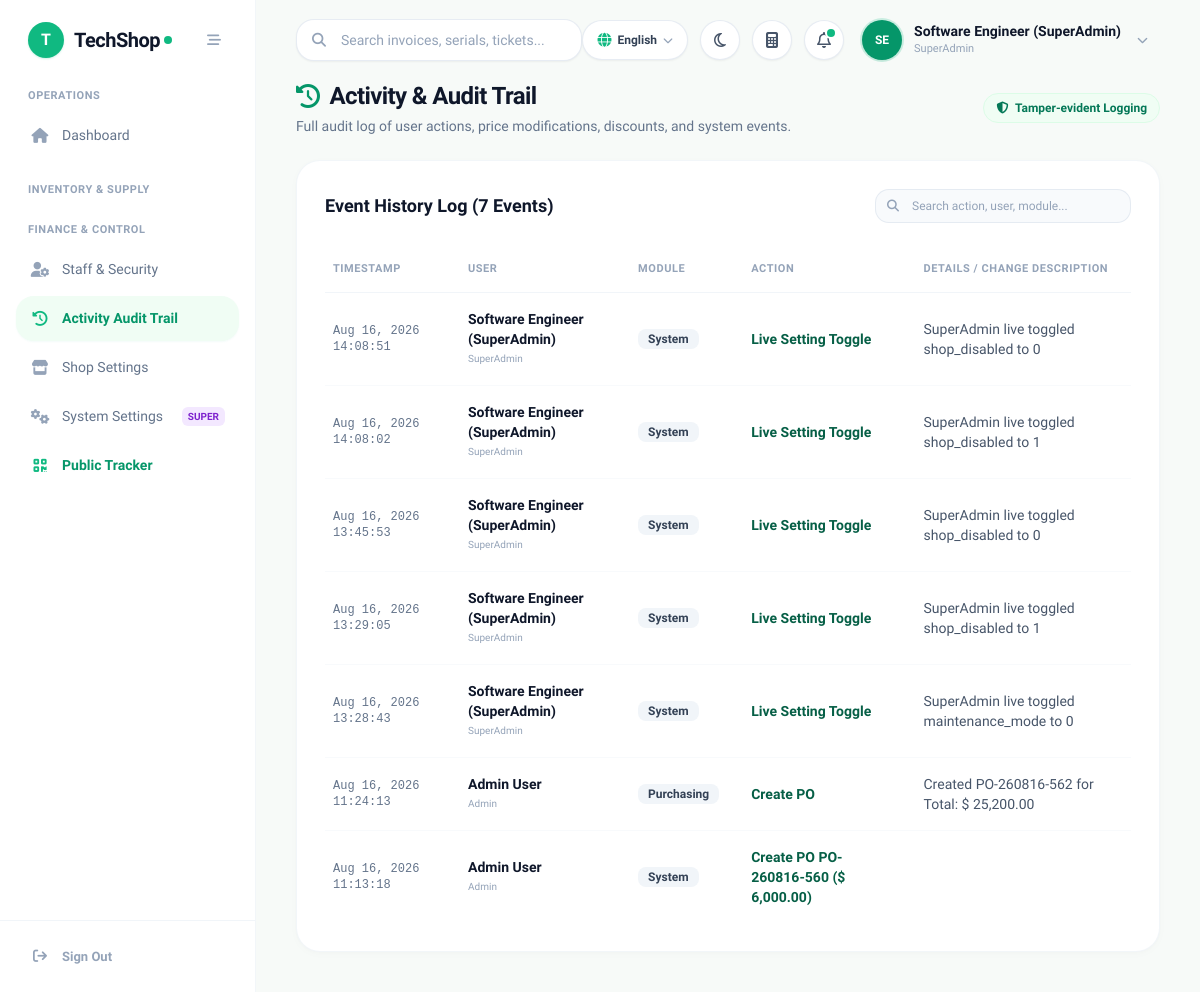
Screenshot of /pages/audit_log.php (signed in) with the database file from the repository.
### tables this page shows
CREATE TABLE `settings` (
  `setting_key` varchar(50) NOT NULL,
  `setting_value` text,
  `created_at` timestamp NULL DEFAULT CURRENT_TIMESTAMP,
  `updated_at` timestamp NULL DEFAULT CURRENT_TIMESTAMP ON UPDATE CURRENT_TIMESTAMP
);

CREATE TABLE `activity_logs` (
  `id` bigint UNSIGNED NOT NULL,
  `user_id` bigint UNSIGNED DEFAULT NULL,
  `action` varchar(255) NOT NULL,
  `table_name` varchar(100) DEFAULT NULL,
  `record_id` bigint UNSIGNED DEFAULT NULL,
  `timestamp` timestamp NOT NULL DEFAULT CURRENT_TIMESTAMP,
  `module` varchar(100) DEFAULT NULL,
  `details` text
);

CREATE TABLE `users` (
  `id` bigint UNSIGNED NOT NULL,
  `name` varchar(255) NOT NULL,
  `email` varchar(255) NOT NULL,
  `password` varchar(255) NOT NULL,
  `role` varchar(50) NOT NULL DEFAULT 'Cashier',
  `status` tinyint(1) NOT NULL DEFAULT '1',
  `created_at` timestamp NULL DEFAULT CURRENT_TIMESTAMP,
  `updated_at` timestamp NULL DEFAULT CURRENT_TIMESTAMP ON UPDATE CURRENT_TIMESTAMP
);

### pages/audit_log.php (the view, shortened to what the rows shown need)
<?php
require_once '../includes/db.php';
require_once '../includes/header.php';
$logs = [];
if ($pdo) {
    try {
        $pdo->exec("ALTER TABLE `activity_logs` ADD COLUMN IF NOT EXISTS `module` varchar(100) DEFAULT 'System'");
        $pdo->exec("ALTER TABLE `activity_logs` ADD COLUMN IF NOT EXISTS `details` text DEFAULT NULL");
        $stmt = $pdo->query("
            SELECT al.*, u.name as user_name, u.role as user_role
            FROM activity_logs al
            LEFT JOIN users u ON al.user_id = u.id
            ORDER BY al.id DESC
            LIMIT 100
        ");
        $logs = $stmt->fetchAll();
    } catch (Exception $e) {}
}
?>
<div class="space-y-6 max-w-7xl mx-auto">
    <div class="flex flex-col sm:flex-row sm:items-center justify-between gap-4">
        <div>
            <h1 class="text-2xl font-bold text-slate-900 tracking-tight flex items-center gap-2.5">
                <i class="fa-solid fa-clock-rotate-left text-emerald-600"></i>
                <span>Activity & Audit Trail</span>
            </h1>
        </div>
    </div>
    <div class="bg-white rounded-3xl shadow-card border border-slate-100/90 p-6 sm:p-7 overflow-hidden">
        <div class="flex flex-col sm:flex-row sm:items-center justify-between gap-4 mb-6">
            <h2 class="text-lg font-bold text-slate-900">Event History Log (<?php echo count($logs); ?> Events)</h2>
        </div>
        <div class="overflow-x-auto -mx-6 sm:-mx-7 px-6 sm:px-7">
            <table class="w-full text-left border-collapse" id="logsTable">
                <thead>
                    <tr class="border-b border-slate-100 text-[11px] font-bold text-slate-400 uppercase tracking-wider">
                        <th class="py-3.5 pr-4 pl-2">Timestamp</th>
                        <th class="py-3.5 px-4">User</th>
                        <th class="py-3.5 px-4">Module</th>
                        <th class="py-3.5 px-4">Action</th>
                        <th class="py-3.5 pl-4 pr-2">Details / Change Description</th>
                    </tr>
                </thead>
                <tbody class="divide-y divide-slate-50 text-xs sm:text-sm text-slate-700">
                    <?php foreach ($logs as $l): ?>
                    <tr class="hover:bg-slate-50/60 transition-colors group">
                        <td class="py-4 pr-4 pl-2 font-mono text-slate-500 text-xs shrink-0">
                            <?php echo date('M j, Y H:i:s', strtotime($l['timestamp'])); ?>
                        </td>
                        <td class="py-4 px-4 font-bold text-slate-900">
                            <span class="block"><?php echo htmlspecialchars($l['user_name'] ?? 'System'); ?></span>
                            <span class="block text-[10px] text-slate-400 font-normal"><?php echo htmlspecialchars($l['user_role'] ?? 'Bot'); ?></span>
                        </td>
                        <td class="py-4 px-4">
                            <span class="inline-block text-xs font-semibold px-2.5 py-0.5 rounded-lg bg-slate-100 text-slate-700">
                                <?php echo htmlspecialchars($l['module'] ?? 'System'); ?>
                            </span>
                        </td>
                        <td class="py-4 px-4 font-bold text-emerald-800">
                            <?php echo htmlspecialchars($l['action']); ?>
                        </td>
                        <td class="py-4 pl-4 pr-2 text-slate-600">
                            <?php echo htmlspecialchars($l['details'] ?? ''); ?>
                        </td>
                    </tr>
                    <?php endforeach; ?>
                </tbody>
            </table>
        </div>
    </div>
</div>
<?php require_once '../includes/footer.php'; ?>

### includes/header.php (shortened to what the rows shown need)
<?php
require_once __DIR__ . '/lang.php';
$user = $_SESSION['user'];
$role = $user['role'] ?? 'Cashier';
        ?>
        <?php
function isActive($page) {
    $current = basename($_SERVER['PHP_SELF']);
    if ($current === $page || strpos($_SERVER['REQUEST_URI'], $page) !== false) {
        return 'bg-emerald-50 text-emerald-600 font-semibold shadow-sm shadow-emerald-500/5';
    }
    return 'text-slate-500 hover:text-slate-900 hover:bg-slate-50/80 font-medium';
}
function getIconColor($page) {
    $current = basename($_SERVER['PHP_SELF']);
    if ($current === $page || strpos($_SERVER['REQUEST_URI'], $page) !== false) {
        return 'text-emerald-500';
    }
    return 'text-slate-400 group-hover:text-slate-600';
}
$sys_name = 'TechShop';
$sys_logo = '';
if (isset($pdo) && $pdo) {
    try {
        $stmt_h = $pdo->query("SELECT setting_key, setting_value FROM settings WHERE setting_key IN ('system_name', 'shop_logo', 'currency_symbol', 'shop_currency', 'supported_currencies_json')");
        while ($row = $stmt_h->fetch()) {
            if ($row['setting_key'] === 'system_name' && !empty($row['setting_value'])) $sys_name = $row['setting_value'];
        }
    } catch (\Exception $e) {}
}
?>
<!DOCTYPE html>
<html lang="en" class="h-full">
<head>
    <script src="https://cdn.tailwindcss.com"></script>
    <link rel="stylesheet" href="https://cdnjs.cloudflare.com/ajax/libs/font-awesome/6.5.1/css/all.min.css">
</head>
<body class="bg-[#F7FAF8] text-slate-800 font-sans flex h-screen overflow-hidden antialiased">
    <aside id="mainSidebar" class="w-64 bg-white border-r border-slate-100/90 flex flex-col fixed md:static inset-y-0 left-0 z-50 transform -translate-x-full md:translate-x-0 transition-transform duration-200 ease-in-out">
        <div class="h-20 flex items-center justify-between px-7">
            <a href="dashboard.php" class="flex items-center gap-2.5 group">
                <?php if ($sys_logo): ?>
                    <img src="../uploads/logo/<?php echo htmlspecialchars($sys_logo); ?>" alt="Logo" class="h-9 w-9 object-contain rounded-xl">
                <?php else: ?>
                    <div class="w-9 h-9 rounded-2xl bg-emerald-500 text-white flex items-center justify-center font-black text-base shadow-sm shadow-emerald-500/20">
                        <?php echo strtoupper(substr($sys_name, 0, 1)); ?>
                    </div>
                <?php endif; ?>
                <div class="flex items-center tracking-tight">
                    <span class="text-xl font-bold text-slate-900 tracking-tight"><?php echo htmlspecialchars($sys_name); ?></span>
                    <span class="w-2 h-2 rounded-full bg-emerald-500 ml-1 inline-block"></span>
                </div>
            </a>
        </div>
        <nav class="flex-1 overflow-y-auto px-4 py-2 space-y-6">
            <div>
                <p class="text-[11px] font-bold uppercase tracking-wider text-slate-400 px-3 mb-2"><?php echo __('nav_operations'); ?></p>
                <div class="space-y-1">
                    <a href="dashboard.php" class="sidebar-item flex items-center px-3.5 py-3 rounded-2xl group <?php echo isActive('dashboard.php'); ?>">
                        <i class="fa-solid fa-house w-5 text-center text-[15px] <?php echo getIconColor('dashboard.php'); ?>"></i>
                        <span class="ml-3 text-[14px]"><?php echo __('nav_dashboard'); ?></span>
                    </a>
                </div>
            </div>
            <div>
                <p class="text-[11px] font-bold uppercase tracking-wider text-slate-400 px-3 mb-2"><?php echo __('nav_inventory_supply'); ?></p>
            </div>
            <div>
                <p class="text-[11px] font-bold uppercase tracking-wider text-slate-400 px-3 mb-2"><?php echo __('nav_finance_control'); ?></p>
                <div class="space-y-1">
                    <?php if (in_array($role, ['Admin', 'Manager', 'SuperAdmin'])): ?>
                    <a href="users.php" class="sidebar-item flex items-center px-3.5 py-3 rounded-2xl group <?php echo isActive('users.php'); ?>">
                        <i class="fa-solid fa-user-gear w-5 text-center text-[15px] <?php echo getIconColor('users.php'); ?>"></i>
                        <span class="ml-3 text-[14px]"><?php echo __('nav_staff'); ?></span>
                    </a>
                    <a href="audit_log.php" class="sidebar-item flex items-center px-3.5 py-3 rounded-2xl group <?php echo isActive('audit_log.php'); ?>">
                        <i class="fa-solid fa-clock-rotate-left w-5 text-center text-[15px] <?php echo getIconColor('audit_log.php'); ?>"></i>
                        <span class="ml-3 text-[14px]"><?php echo __('nav_audit'); ?></span>
                    </a>
                    <?php endif; ?>
                    <?php if (in_array($role, ['Admin', 'SuperAdmin'])): ?>
                    <a href="shop_settings.php" class="sidebar-item flex items-center px-3.5 py-3 rounded-2xl group <?php echo isActive('shop_settings.php'); ?>">
                        <i class="fa-solid fa-store w-5 text-center text-[15px] <?php echo getIconColor('shop_settings.php'); ?>"></i>
                        <span class="ml-3 text-[14px]"><?php echo __('nav_shop_settings'); ?></span>
                    </a>
                    <?php endif; ?>
                    <?php if ($role === 'SuperAdmin'): ?>
                    <a href="settings.php" class="sidebar-item flex items-center justify-between px-3.5 py-3 rounded-2xl group <?php echo isActive('settings.php'); ?>">
                        <div class="flex items-center">
                            <i class="fa-solid fa-gears w-5 text-center text-[15px] <?php echo getIconColor('settings.php'); ?>"></i>
                            <span class="ml-3 text-[14px]"><?php echo __('nav_system_settings'); ?></span>
                        </div>
                        <span class="px-1.5 py-0.5 rounded-md bg-purple-100 text-purple-700 text-[10px] font-extrabold uppercase">Super</span>
                    </a>
                    <?php endif; ?>
                    <a href="track.php" target="_blank" class="sidebar-item flex items-center px-3.5 py-3 rounded-2xl group text-emerald-600 hover:bg-emerald-50/80 font-bold">
                    </a>
                </div>
            </div>
        </nav>
        <div class="p-4 border-t border-slate-100">
            <a href="../logout.php" class="flex items-center px-3.5 py-2.5 text-slate-400 hover:text-red-500 hover:bg-red-50/60 rounded-2xl transition-all">
                <i class="fa-solid fa-arrow-right-from-bracket w-5 text-center text-[14px]"></i>
                <span class="ml-3 text-[13px] font-semibold"><?php echo __('nav_sign_out'); ?></span>
            </a>
        </div>
    </aside>
    <main class="flex-1 flex flex-col h-screen overflow-hidden bg-[#F7FAF8]">
        <header class="h-20 bg-transparent flex items-center justify-between px-6 lg:px-10 z-20 shrink-0">
            <div class="flex items-center gap-4 flex-1">
                <div class="relative w-full max-w-sm hidden sm:block">
                    <input
                        type="text"
                        id="globalSearchInput"
                        placeholder="<?php echo __('hdr_search_placeholder', 'Search anything (F2)...'); ?>"
                        class="w-full pl-11 pr-4 py-2.5 bg-white border border-slate-200/80 rounded-2xl text-sm font-medium text-slate-800 placeholder-slate-400 focus:outline-none focus:ring-2 focus:ring-emerald-500/20 focus:border-emerald-500 shadow-sm transition-all"
                        onkeyup="handleGlobalSearch(event)"
                    >
                </div>
            </div>
        </header>
        <div class="flex-1 overflow-y-auto px-6 lg:px-10 pb-10">

### rows the page displays
settings: setting_value "T", setting_value "TechShop"
settings: setting_value "OPERATIONS", setting_value "Dashboard", setting_value "INVENTORY & SUPPLY", setting_value "FINANCE & CONTROL", setting_value "Staff & Security", setting_value "Activity Audit Trail", setting_value "Shop Settings", setting_value "System Settings", setting_value "Sign Out"
activity_logs: timestamp "Aug 16, 2026 14:08:51", user.name "Software Engineer (SuperAdmin)", user.role "SuperAdmin", module "System", action "Live Setting Toggle", details "SuperAdmin live toggled shop_disabled to 0"
activity_logs: timestamp "Aug 16, 2026 14:08:02", user.name "Software Engineer (SuperAdmin)", user.role "SuperAdmin", module "System", action "Live Setting Toggle", details "SuperAdmin live toggled shop_disabled to 1"
activity_logs: timestamp "Aug 16, 2026 13:45:53", user.name "Software Engineer (SuperAdmin)", user.role "SuperAdmin", module "System", action "Live Setting Toggle", details "SuperAdmin live toggled shop_disabled to 0"
activity_logs: timestamp "Aug 16, 2026 13:29:05", user.name "Software Engineer (SuperAdmin)", user.role "SuperAdmin", module "System", action "Live Setting Toggle", details "SuperAdmin live toggled shop_disabled to 1"
activity_logs: timestamp "Aug 16, 2026 13:28:43", user.name "Software Engineer (SuperAdmin)", user.role "SuperAdmin", module "System", action "Live Setting Toggle", details "SuperAdmin live toggled maintenance_mode to 0"
activity_logs: timestamp "Aug 16, 2026 11:24:13", user.name "Admin User", user.role "Admin", module "Purchasing", action "Create PO", details "Created PO-260816-562 for Total: $ 25,200.00"
activity_logs: timestamp "Aug 16, 2026 11:13:18", user.name "Admin User", user.role "Admin", module "System", action "Create PO PO-260816-560 ($ 6,000.00)"

### other values shown
$initials "SE"
$user_name "Software Engineer (SuperAdmin)"
$user_role "SuperAdmin"
count($logs) "7"
